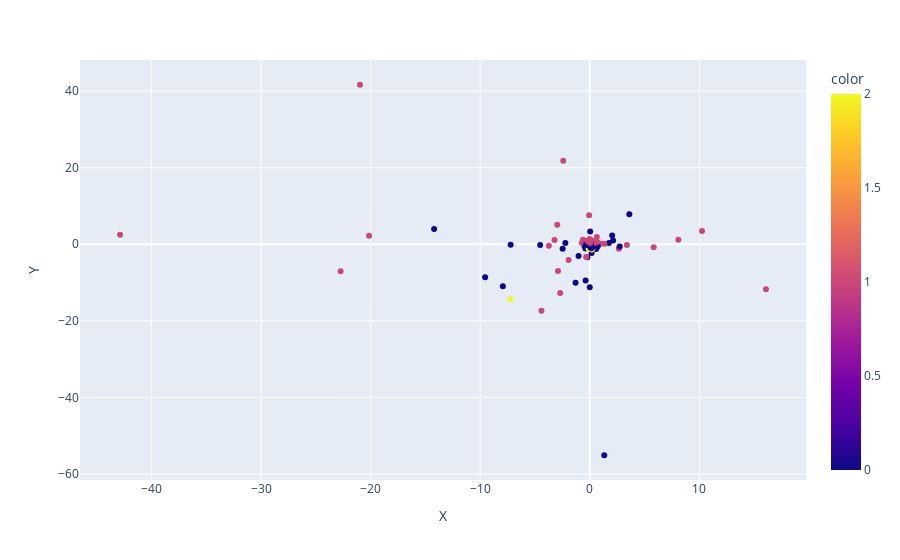

The code cell stored with this chart in its notebook:
### Code cell
import plotly.express as px
fig = px.scatter(two_dimensional_songs, x="X", y="Y",
                 hover_data=['artista', 'cancion'],
                color=kmeans.labels_)
fig.show()

### Figure 1 — Plotly figure (JSON) as saved in the notebook; plotly's stock layout.template omitted (floating-point values rounded to 4 significant figures; data arrays with more than 128 entries replaced by an {"elided": "..."} marker saying what was removed)
{"data": [{"customdata": {"elided": "932x2 str values"}, "hovertemplate": "X=%{x}<br>Y=%{y}<br>artista=%{customdata[0]}<br>cancion=%{customdata[1]}<br>color=%{marker.color}<extra></extra>", "legendgroup": "", "marker": {"color": {"elided": "932 int values"}, "coloraxis": "coloraxis", "symbol": "circle"}, "mode": "markers", "name": "", "showlegend": false, "type": "scatter", "x": {"elided": "932 float values"}, "xaxis": "x", "y": {"elided": "932 float values"}, "yaxis": "y"}], "layout": {"coloraxis": {"colorbar": {"title": {"text": "color"}}, "colorscale": [[0, "#0d0887"], [0.1111, "#46039f"], [0.2222, "#7201a8"], [0.3333, "#9c179e"], [0.4444, "#bd3786"], [0.5556, "#d8576b"], [0.6667, "#ed7953"], [0.7778, "#fb9f3a"], [0.8889, "#fdca26"], [1, "#f0f921"]]}, "legend": {"tracegroupgap": 0}, "margin": {"t": 60}, "xaxis": {"anchor": "y", "domain": [0, 1], "title": {"text": "X"}}, "yaxis": {"anchor": "x", "domain": [0, 1], "title": {"text": "Y"}}}}
